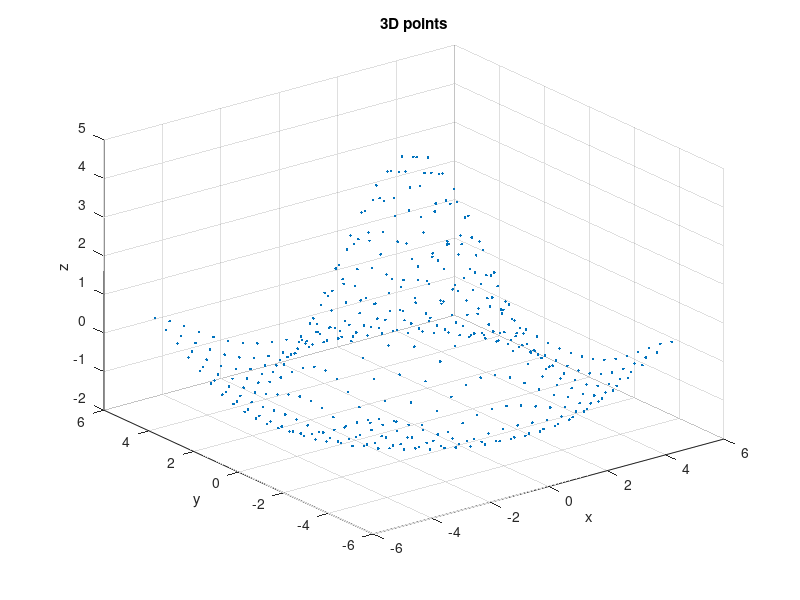
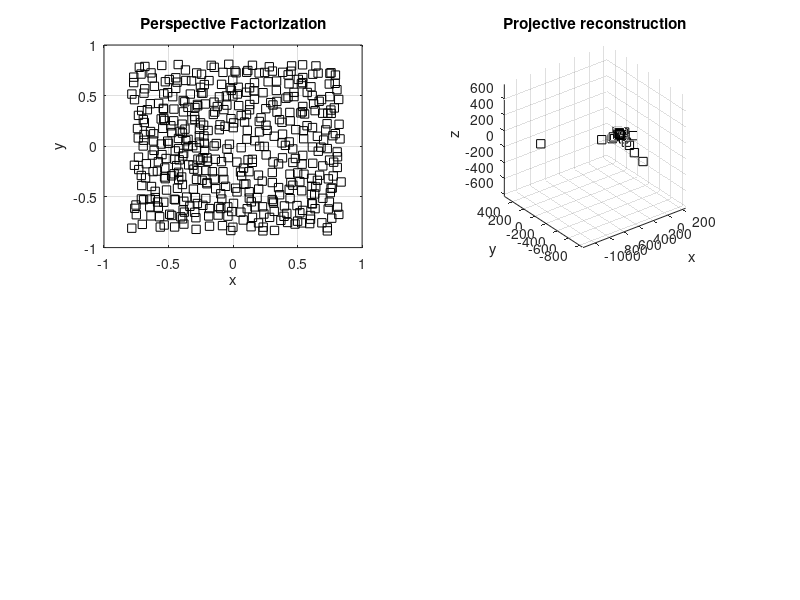
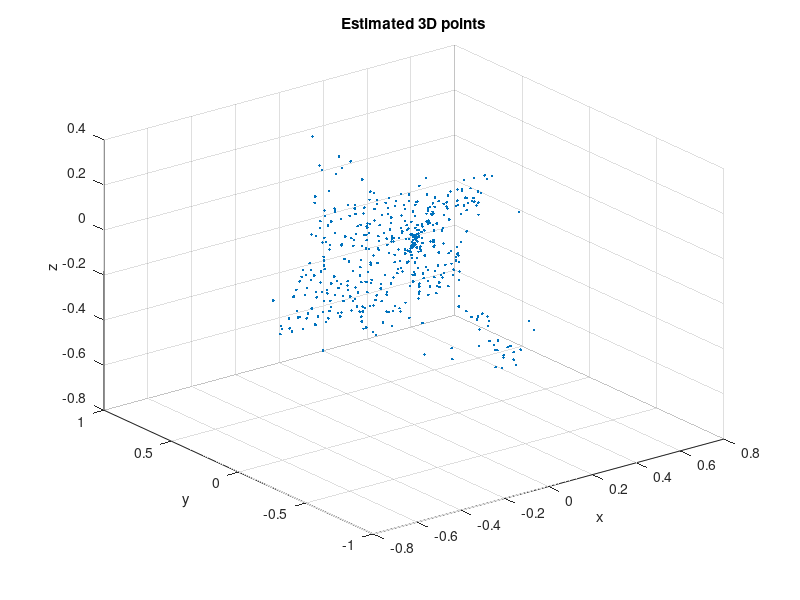

MATLAB code to generate these figures, in order: (Note: this script raises an error after producing the figures.)
%%%%%%%%%%%%%%%%%%%%%%%%%%%%%%%%%%%%%%%%%%%%%%%%%%%%%%
% Interventional Medical Image Processing (IMIP)
% SS 2011
% (C) University Erlangen-Nuremberg
% Author: Attila Budai & Jan Paulus
% Exercise 3: Perspective Factorization & Homography                                             
% NOTE: Complete the '???' lines!                                       
%%%%%%%%%%%%%%%%%%%%%%%%%%%%%%%%%%%%%%%%%%%%%%%%%%%%%%

clear all;
close all;

% Normalize the image data using isotropic scaling due to numerical
% instabilities
% 0: no
% 1: yes
ISO_SCALING = 1; 

noiseLevel = 0.09;
xmin = -1;
xmax = 1;
ymin = -1;
ymax = 1;

% create point correspondences
[X,Y] = meshgrid(-5.1:.5:4.9);
R = sqrt(X.^2 + Y.^2) + eps;
Z = 5 * sin(R)./R;
xc = X(:);
yc = Y(:);
zc = Z(:);

% create homogeneous coordinates
[m,n] = size(xc);
x4d = [xc(:), yc(:), zc(:), ones(m*n,1)]';

figure(1); 
plot3( xc(:), yc(:), zc(:), '.' ); 
xlabel('x');
ylabel('y');
zlabel('z');
grid on
drawnow;
title('3D points');

numberOfTrackedPoints = length(xc)
numberOfFrames = 20 

P = zeros(numberOfFrames, 3, 4);
points = zeros(numberOfTrackedPoints, numberOfFrames, 2);

% (u0, v0) principal point 
u0 = 0.0;
v0 = 0.0;
f = 0.050; % focal length 50 mm = 0.05 m

px = 0.0004;
py = 0.0004;
sx = f/px;
sy = f/py;
s = 0;

KPR = [ sx s  u0 0;
        0  sy v0 0;
        0  0  1  0];

% rotation angle of each frame
angleStep = 9 / 180 * pi
rotAngle = numberOfFrames*angleStep % = pi -> 180 degree

cd = 1; 
number = 1;

% translation vector (x/y plane)
t1 =  0;
t2 =  0;
t3 =  800; % 700: more distance, 400: lower distance

% rotate camera around y-axis
alphay = 0;
alphaz = 0
alphax = 0

for alphay=0:angleStep:(rotAngle-angleStep)
    alphay
    number 
    
    RotX = [ 1  0                 0;
             0  cd*cos(alphax)   cd*(-sin(alphax));
             0  cd*sin(alphax)   cd*cos(alphax)];
         
    RotY = [ cd*cos(alphay)  0   cd*(-sin(alphay));
             0               1   0;
             cd*sin(alphay)  0   cd*cos(alphay)];
         
    RotZ = [ cd*cos(alphaz)  cd*(-sin(alphaz))  0;
             cd*sin(alphaz)  cd*cos(alphaz)     0;
             0               0                  1];
               
    Rot = RotX * RotY * RotZ;     
    
    % extrinsic parameters (R,t)
    T = [t1 t2 t3]';
    R = [ Rot   T;
          0 0 0 1];
      
    % resulting 3x4 projection matrix = intrinsic * extrinsic
    Pt = KPR*R;
    
    % perspective projection of the points
    x2d = Pt * x4d;
    x = x2d(1,:) ./ x2d(3,:);
    y = x2d(2,:) ./ x2d(3,:);
    err = rand(size(x))-0.5;
    x(:) = x(:) + noiseLevel.* err(:);
    err = rand(size(x))-0.5;
    y(:) = y(:) + noiseLevel.* err(:);
    points(:,number,1) = x;
    points(:,number,2) = y;
    
    figure(2);
    subplot(2,2,1); 
    plot(points(:, number, 1), points(:, number, 2), 'ks') % o
    axis([xmin xmax ymin ymax])
    title('Perspective Factorization');
    xlabel('x');
    ylabel('y');
    grid on
    drawnow
    pause(0.5)
    P(number,:,:) = Pt;
    number = number + 1;    
end

% point correspondences are stored in:
% points(pointIndex, frameIndex, dimension)

if(ISO_SCALING) 
    
    %%%%%%%%%%%%%%%%%%%%%%%%%%%%%%%%%%%%%%%%%%%%%%%%%%%%%%%%%%%%%
    % (1) Translation of the points that their dentroid is at the origin
    % (2) Scaling that the average distance from the origin is equal to
    %     sqrt(2)
    % (3) This transformation is applied to each of the images independently
    %%%%%%%%%%%%%%%%%%%%%%%%%%%%%%%%%%%%%%%%%%%%%%%%%%%%%%%%%%%%%     
     for i=1:numberOfFrames
        %i
        pts = zeros(3, numberOfTrackedPoints);
        pts(1,:) = points(:,i,1);
        pts(2,:) = points(:,i,2);
        pts(3,:) = ones(1,numberOfTrackedPoints);
        xn = pts(1:2,:);            % xn is a (2xN) matrix
        N = size(xn,2);             % = numberOfTrackedPoints
        t = (1/N) * sum(xn,2);      % this is the (x,y) centroid of the points (2x1); sum along the second dimension
        xnc = xn - t*ones(1,N);     % center the points; xnc is a (2xN) matrix
        center(:,i,1) = xnc(1,:);
        center(:,i,2) = xnc(2,:);
        
        dc = sqrt(sum(xnc.^2));     % distance of each new calculated point to the origin (0,0); dc is (1xN) vector
        davg = (1/N)*sum(dc);       % average distance to the origin
        s = sqrt(2)/davg;           % the scale factor, so that average distance is sqrt(2)
        T = [s*eye(2), -s*t ; 0 0 1];   % transformation matrix
        pts = T * pts;
        points(:,i,1) = pts(1,:);
        points(:,i,2) = pts(2,:);
        
        a=sqrt(points(:,i,1).*points(:,i,1) + points(:,i,2).*points(:,i,2));
        %avglength=(1/numberOfTrackedPoints).*(sum(sum(a)));
        
        %originX=(1/numberOfTrackedPoints).*sum(sum(points(:,i,1)));
        %originY=(1/numberOfTrackedPoints).*sum(sum(points(:,i,2)));
    end
end

% Part I  Perspective Factorization
translations = zeros(numberOfFrames, 2);
measurementMatrix = zeros(3*numberOfFrames, numberOfTrackedPoints);

% initialize projective depth with ones
lambda = ones(numberOfFrames, numberOfTrackedPoints);

%%%%%%%%%%%%%%%%%%%%%%%%%%%%%%%%%%%%%%%%%%%%%%%%%%%%%%%%%%%%%
% (4) Compute for each frame the mean of image point coordinates
% (5) Subtract the mean from the image coordinates 
%%%%%%%%%%%%%%%%%%%%%%%%%%%%%%%%%%%%%%%%%%%%%%%%%%%%%%%%%%%%%
n = 1;
for i=1:numberOfFrames
    measurementMatrix(n,:) = points(:, i, 1);
    measurementMatrix(n+1,:) = points(:, i, 2);  
    measurementMatrix(n+2,:) = 1;
    n = n + 3;
end

% keep the original measurement matrix
W = measurementMatrix;

lc = 0.5;
lambdaChange = 1000;
oldLambda = 2000;

while(abs(lambdaChange-oldLambda) > lc) 
    %for lo = 1:5 % fixed number of iterations
        change = abs(lambdaChange-oldLambda);

        %%%%%%%%%%%%%%%%%%%%%%%%%%%%%%%%%%%%%%%%%%%%%%%%%%%%%%%%%%%%%
        % (7) Normalizing rows, use Frobenius-norm
        %%%%%%%%%%%%%%%%%%%%%%%%%%%%%%%%%%%%%%%%%%%%%%%%%%%%%%%%%%%%%
        for i=1:numberOfFrames
            lambda(i,:) = lambda(i,:) / norm(lambda(i,:), 'fro');
        end
        
        %%%%%%%%%%%%%%%%%%%%%%%%%%%%%%%%%%%%%%%%%%%%%%%%%%%%%%%%%%%%%
        % (8) Normalizing columns, use Frobenius-norm 
        %%%%%%%%%%%%%%%%%%%%%%%%%%%%%%%%%%%%%%%%%%%%%%%%%%%%%%%%%%%%% 
        for i=1:numberOfTrackedPoints
            lambda(:,i) = lambda(:,i) / norm(lambda(:,i), 'fro');
        end

        %%%%%%%%%%%%%%%%%%%%%%%%%%%%%%%%%%%%%%%%%%%%%%%%%%%%%%%%%%%%%
        % (6) Build the measurement matrix
        %%%%%%%%%%%%%%%%%%%%%%%%%%%%%%%%%%%%%%%%%%%%%%%%%%%%%%%%%%%%%
        j = 1;
        for i=1:numberOfFrames
            measurementMatrix(j,:) = W(j,:).*lambda(i,:);
            measurementMatrix(j+1,:) = W(j+1,:).*lambda(i,:);
            measurementMatrix(j+2,:) = W(j+1,:).*lambda(i,:);
            j = j + 3;
        end
      
        cond(measurementMatrix)
        
        %%%%%%%%%%%%%%%%%%%%%%%%%%%%%%%%%%%%%%%%%%%%%%%%%%%%%%%%%%%%%
        % (9) Compute the SVD
        %%%%%%%%%%%%%%%%%%%%%%%%%%%%%%%%%%%%%%%%%%%%%%%%%%%%%%%%%%%%%
        [U,S,V] = svd(measurementMatrix);
        
        %%%%%%%%%%%%%%%%%%%%%%%%%%%%%%%%%%%%%%%%%%%%%%%%%%%%%%%%%%%%%
        % (10) Find its nearest rank-4 approximation using the SVD
        %%%%%%%%%%%%%%%%%%%%%%%%%%%%%%%%%%%%%%%%%%%%%%%%%%%%%%%%%%%%%
        for i = 5:min(size(S))
            S(i,i) = 0;
        end
        oldM = measurementMatrix;

        %%%%%%%%%%%%%%%%%%%%%%%%%%%%%%%%%%%%%%%%%%%%%%%%%%%%%%%%%%%%%
        % (11) Get the motion (camera movement)
        %%%%%%%%%%%%%%%%%%%%%%%%%%%%%%%%%%%%%%%%%%%%%%%%%%%%%%%%%%%%%
        Ssq = sqrt(S);
        Pfac = U*Ssq;

        %%%%%%%%%%%%%%%%%%%%%%%%%%%%%%%%%%%%%%%%%%%%%%%%%%%%%%%%%%%%%
        % (11) Get the structure (3D points)
        %%%%%%%%%%%%%%%%%%%%%%%%%%%%%%%%%%%%%%%%%%%%%%%%%%%%%%%%%%%%%
        Xfac = Ssq*V';
        
        figure(3); 
        plot3(Xfac(1,:), Xfac(2,:), Xfac(3,:), '.'); 
        xlabel('x');
        ylabel('y');
        zlabel('z');
        grid on
        drawnow;
        title('Estimated 3D points');
        
        %%%%%%%%%%%%%%%%%%%%%%%%%%%%%%%%%%%%%%%%%%%%%%%%%%%%%%%%%%%%%
        % (12) Reproject the 3D points into each image to obtain new 
        %      estimates of the depths
        %%%%%%%%%%%%%%%%%%%%%%%%%%%%%%%%%%%%%%%%%%%%%%%%%%%%%%%%%%%%%
        measurementMatrix = U*S*V';

        measurementMatrix = measurementMatrix ./ W;
        
        %%%%%%%%%%%%%%%%%%%%%%%%%%%%%%%%%%%%%%%%%%%%%%%%%%%%%%%%%%%%%
        % (13) Get new lambda's
        % (14) Compute the mean of these three new lambda's
        %%%%%%%%%%%%%%%%%%%%%%%%%%%%%%%%%%%%%%%%%%%%%%%%%%%%%%%%%%%%%
        j = 1;
        for i=1:numberOfFrames
            lambdaMean = 1/3 * measurementMatrix(j,:)+measurementMatrix(j+1,:)+measurementMatrix(j+2,:);
            lambda(i,:) = lambdaMean;
            j = j + 3;
        end
        
        oldLambda = lambdaChange;
        lambdaChange = norm(measurementMatrix - oldM, 'fro');
        lambdaChange;
    %end
end

sx = size(Xfac);
X3D = zeros( 3, sx(2) );
X3D(1,:) = Xfac(1,:) ./ Xfac(4,:);
X3D(2,:) = Xfac(2,:) ./ Xfac(4,:);
X3D(3,:) = Xfac(3,:) ./ Xfac(4,:);

% plot the projective reconstruction
figure(2);
subplot(2,2,2);
plot3(X3D(1,:), X3D(2,:), X3D(3,:), 'ks');
grid on
axis equal;
xlabel('x');
ylabel('y');
zlabel('z');
title('Projective reconstruction');

% Homography:
% The projective reconstruction does not give us a good 
% idea how the reconstructed object does look like. 
% Therefore we will jump from the projective reconstruction 
% to a metric reconstruction using ground truth.
% Fortunately we have given the real (not the computed)
% projection matrices. This will allow us to compute the
% HOMOGRAPHY between the projective and the metric
% reconstruction.

%%%%%%%%%%%%%%%%%%%%%%%%%%%%%%%%%%%%%%%%%%%%%%%%%%%%%%%%%%%%%
% (16) Compute the homography
%%%%%%%%%%%%%%%%%%%%%%%%%%%%%%%%%%%%%%%%%%%%%%%%%%%%%%%%%%%%%
x0 = eye(4,4);
xdata = Xfac(1:4,:); % projective reconstruction
ydata = x4d;
size(xdata)
size(ydata)
% solve non-linear curve-fitting problem in least-squares sense;
% given input data xdata;
% observed output data ydata;
% find coefficients h that best fit the equation
% non-linear function homography; @ means can be specified as a 
% function handle

[h, resnorm] = lsqcurvefit(@homography, x0, xdata, ydata);

% homography
h 
% value of the squared 2-norm of the residual at h
resnorm

%%%%%%%%%%%%%%%%%%%%%%%%%%%%%%%%%%%%%%%%%%%%%%%%%%%%%%%%%%%%%
% (17) Jump to the metric space
%%%%%%%%%%%%%%%%%%%%%%%%%%%%%%%%%%%%%%%%%%%%%%%%%%%%%%%%%%%%%
XMetric = h*xdata;
XMetric(1,:) = XMetric(1,:) ./ XMetric(4,:);
XMetric(2,:) = XMetric(2,:) ./ XMetric(4,:);
XMetric(3,:) = XMetric(3,:) ./ XMetric(4,:);

subplot(2,2,3);
plot3(XMetric(1,:), XMetric(2,:), XMetric(3,:), 'ks');
grid on
xlabel('x');
ylabel('y');
zlabel('z');
axis equal;
title('Metric reconstruction');